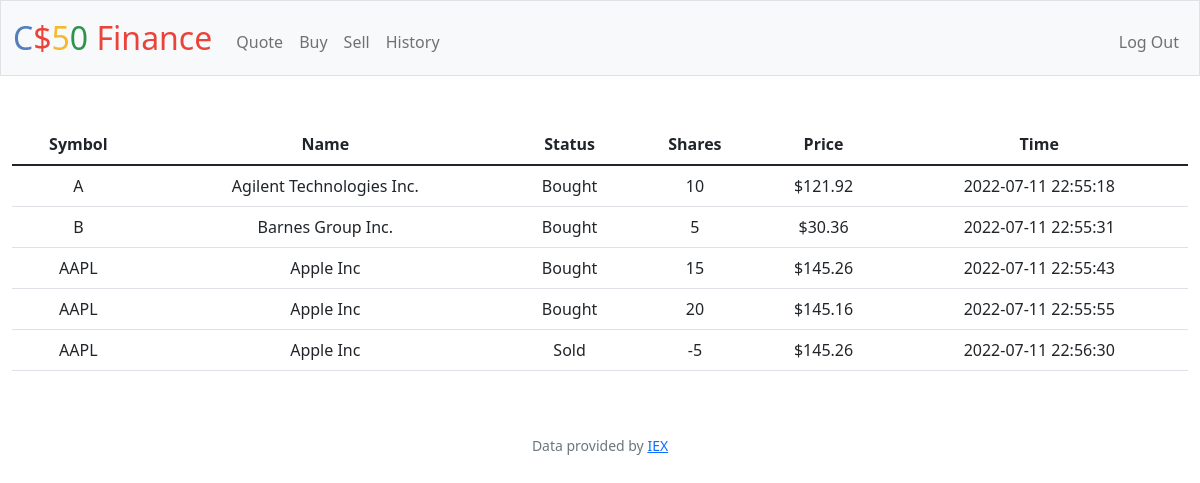
The app's page /history (signed in) with its own data.
### tables this page shows
CREATE TABLE orders (id INTEGER PRIMARY KEY AUTOINCREMENT NOT NULL, user_id INTEGER, symbol VARCHAR, shares INTEGER, name VARCHAR, price FLOAT, timestamp VARCHAR, FOREIGN KEY (user_id) REFERENCES users(id));

### app.py (the view)
@app.route("/history")
@login_required
def history():
    orders = db.execute(
        "SELECT symbol, name, shares, price, timestamp FROM orders WHERE user_id = ?",
        session["user_id"],
    )
    if not orders:
        return apology("No history", 403)
    else:
        for order in orders:
            if order["shares"] > 0:
                order["status"] = "Bought"
            else:
                order["status"] = "Sold"
        return render_template("history.html", orders=orders)

### app.py (called while the page is built)
@app.after_request
def after_request(response):
    response.headers["Cache-Control"] = "no-cache, no-store, must-revalidate"
    response.headers["Expires"] = 0
    response.headers["Pragma"] = "no-cache"
    return response

### helpers.py (called while the page is built)
def login_required(f):
    @wraps(f)
    def decorated_function(*args, **kwargs):
        if session.get("user_id") is None:
            return redirect("/login")
        return f(*args, **kwargs)
    return decorated_function

def usd(value):
    return f"${value:,.2f}"

### templates/history.html (shortened to what this page needs)
{% extends "layout.html" %}
{% block main %}
<table class="table table-hover">
    <thead>
        <tr>
            <th>Symbol</th>
            <th>Name</th>
            <th>Status</th>
            <th>Shares</th>
            <th>Price</th>
            <th>Time</th>
        </tr>
    </thead>
    <tbody>
        {% for order in orders %}
        <tr>
            <td>{{ order["symbol"] }}</td>
            <td>{{ order["name"] }}</td>
            <td>{{ order["status"] }}</td>
            <td>{{ order["shares"] }}</td>
            <td>{{ order["price"] | usd }}</td>
            <td>{{ order["timestamp"] }}</td>
        </tr>
        {% endfor %}
    </tbody>
</table>
{% endblock %}

### templates/layout.html (shortened to what this page needs)
<!DOCTYPE html>
<html lang="en">
<head>
    <link href="https://cdn.jsdelivr.net/npm/bootstrap@5.1.3/dist/css/bootstrap.min.css"
 rel="stylesheet">
    <link href="/static/styles.css" rel="stylesheet">
</head>
<body>
    <nav class="bg-light border navbar navbar-expand-md navbar-light">
        <div class="container-fluid">
            <a class="navbar-brand" href="/"><span class="blue">C</span><span class="red">$</span><span
                    class="yellow">5</span><span class="green">0</span> <span class="red">Finance</span></a>
            <div class="collapse navbar-collapse" id="navbar">
                {% if session["user_id"] %}
                <ul class="navbar-nav me-auto mt-2">
                    <li class="nav-item"><a class="nav-link" href="/quote">Quote</a></li>
                    <li class="nav-item"><a class="nav-link" href="/buy">Buy</a></li>
                    <li class="nav-item"><a class="nav-link" href="/sell">Sell</a></li>
                    <li class="nav-item"><a class="nav-link" href="/history">History</a></li>
                </ul>
                <ul class="navbar-nav ms-auto mt-2">
                    <li class="nav-item"><a class="nav-link" href="/logout">Log Out</a></li>
                </ul>
                {% else %}
                <ul class="navbar-nav ms-auto mt-2">
                    <li class="nav-item"><a class="nav-link" href="/register">Register</a></li>
                    <li class="nav-item"><a class="nav-link" href="/login">Log In</a></li>
                </ul>
                {% endif %}
            </div>
        </div>
    </nav>
    <main class="container-fluid py-5 text-center">
        {% block main %}{% endblock %}
    </main>
    <footer class="mb-5 small text-center text-muted">
        Data provided by <a href="https://iexcloud.io/">IEX</a>
    </footer>
</body>
</html>

### static/styles.css (style rules this page uses)
nav .navbar-brand { font-size: xx-large; }
nav .navbar-brand .blue { color: #537fbe; }
nav .navbar-brand .red { color: #ea433b; }
nav .navbar-brand .yellow { color: #f5b82e; }
nav .navbar-brand .green { color: #2e944b; }

### records on screen
orders: symbol "A", name "Agilent Technologies Inc.", status "Bought", shares "10", price "$121.92", timestamp "2022-07-11 22:55:18"
orders: symbol "B", name "Barnes Group Inc.", status "Bought", shares "5", price "$30.36", timestamp "2022-07-11 22:55:31"
orders: symbol "AAPL", name "Apple Inc", status "Bought", shares "15", price "$145.26", timestamp "2022-07-11 22:55:43"
orders: symbol "AAPL", name "Apple Inc", status "Bought", shares "20", price "$145.16", timestamp "2022-07-11 22:55:55"
orders: symbol "AAPL", name "Apple Inc", status "Sold", shares "-5", price "$145.26", timestamp "2022-07-11 22:56:30"
